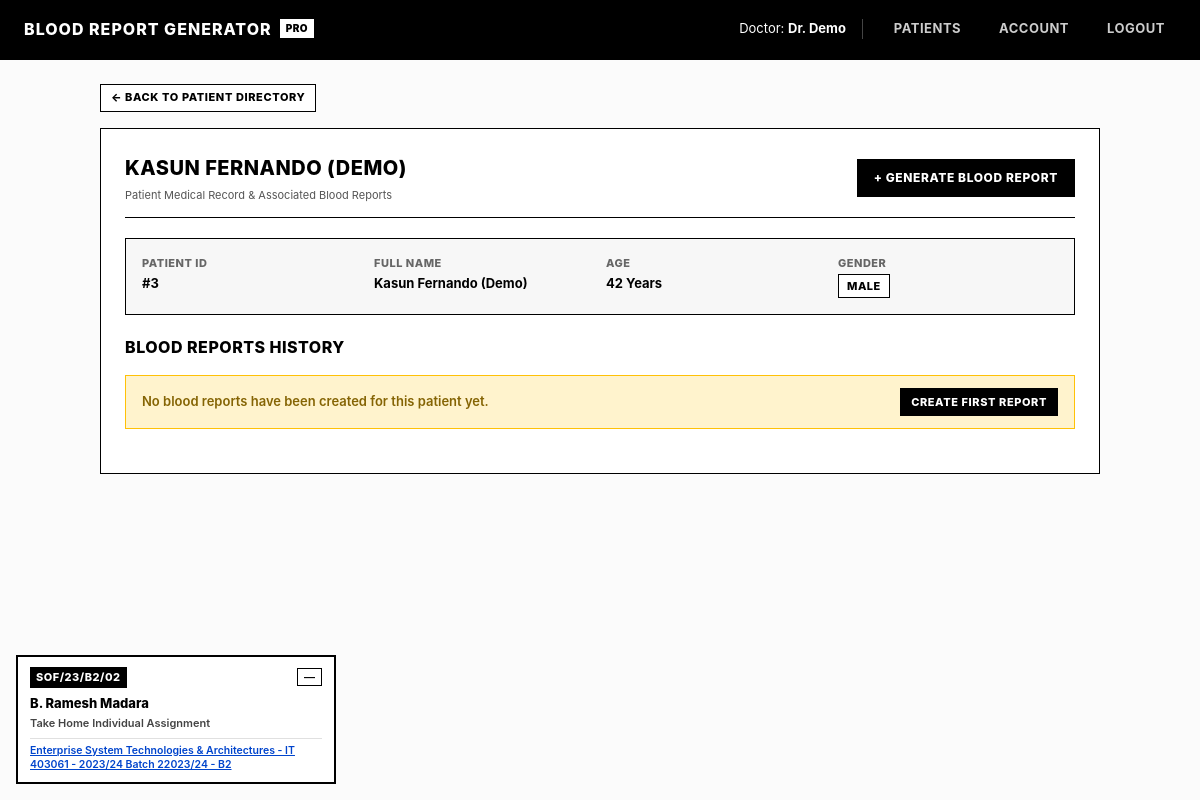
The app's page /index.php?action=patient_view&id=3 (signed in) with its own data.
### tables this page shows
CREATE TABLE IF NOT EXISTS patients (
    id INT AUTO_INCREMENT PRIMARY KEY,
    doctor_id INT NOT NULL,
    name VARCHAR(100) NOT NULL,
    age INT NOT NULL,
    gender VARCHAR(20) NOT NULL,
    FOREIGN KEY (doctor_id) REFERENCES doctors(id) ON DELETE CASCADE
);

### controller/PatientController.php (called while the page is built, shortened)
<?php
require_once __DIR__ . '/../model/PatientModel.php';
class PatientController
{
    private PatientModel $patientModel;
    private ReportModel $reportModel;
    public function __construct()
    {
        $this->patientModel = new PatientModel();
        $this->reportModel = new ReportModel();
    }
    private function ensureDoctorIsAuthenticated(): int
    {
        return (int)$_SESSION['doctor_id'];
    }
    public function view(): void
    {
        $doctorId = $this->ensureDoctorIsAuthenticated();
        $patientId = (int)($_GET['id'] ?? 0);
        $patient = $this->patientModel->getPatientByIdAndDoctorId($patientId, $doctorId);
        $reports = $this->reportModel->getReportsByPatientIdAndDoctorId($patientId, $doctorId);
        require __DIR__ . '/../view/patient_view.php';
    }
}

### model/Database.php (called while the page is built)
<?php
class Database
{
    private static ?PDO $connection = null;
    public static function getConnection(): PDO
    {
        if (self::$connection === null) {
            $dbHost = '127.0.0.1';
            $dbName = 'blood_report_system';
            $dbUser = 'root';
            $dbPassword = '';
            try {
                $connectionString = "mysql:host={$dbHost};dbname={$dbName};charset=utf8mb4";
                self::$connection = new PDO($connectionString, $dbUser, $dbPassword, [
                    PDO::ATTR_ERRMODE => PDO::ERRMODE_EXCEPTION,
                    PDO::ATTR_DEFAULT_FETCH_MODE => PDO::FETCH_ASSOC,
                    PDO::ATTR_EMULATE_PREPARES => false,
                ]);
            } catch (PDOException $dbError) {
                $serverConnectionString = "mysql:host={$dbHost};charset=utf8mb4";
                $setupConnection = new PDO($serverConnectionString, $dbUser, $dbPassword, [
                    PDO::ATTR_ERRMODE => PDO::ERRMODE_EXCEPTION,
                ]);
                $setupConnection->exec(file_get_contents(__DIR__ . '/../schema.sql'));
                $connectionString = "mysql:host={$dbHost};dbname={$dbName};charset=utf8mb4";
                self::$connection = new PDO($connectionString, $dbUser, $dbPassword, [
                    PDO::ATTR_ERRMODE => PDO::ERRMODE_EXCEPTION,
                    PDO::ATTR_DEFAULT_FETCH_MODE => PDO::FETCH_ASSOC,
                    PDO::ATTR_EMULATE_PREPARES => false,
                ]);
            }
        }
        return self::$connection;
    }
}

### model/PatientModel.php (called while the page is built, shortened)
<?php
require_once __DIR__ . '/Database.php';
class PatientModel
{
    private PDO $db;
    public function __construct()
    {
        $this->db = Database::getConnection();
    }
    public function getPatientByIdAndDoctorId(int $patientId, int $doctorId): ?array
    {
        $statement = $this->db->prepare("SELECT * FROM patients WHERE id = :id AND doctor_id = :doctor_id LIMIT 1");
        $statement->execute([
            ':id' => $patientId,
            ':doctor_id' => $doctorId,
        ]);
        $patient = $statement->fetch();
        return $patient ?: null;
    }
}

### view/patient_view.php (the view, shortened to what this page needs)
<?php require __DIR__ . '/header.php'; ?>
<div style="margin-bottom: 16px;">
    <a href="index.php?action=patients" class="button secondary button-small">&larr; Back to Patient Directory</a>
</div>
<div class="panel">
    <div class="panel-header">
        <div>
            <h2><?php echo htmlspecialchars($patient['name']); ?></h2>
            <div class="form-hint">Patient Medical Record & Associated Blood Reports</div>
        </div>
        <div class="button-group">
            <a href="index.php?action=report_create&patient_id=<?php echo urlencode($patient['id']); ?>" class="button">+ Generate Blood Report</a>
        </div>
    </div>
    <div class="info-card">
        <div class="info-grid">
            <div class="info-item">
                <span class="info-label">Patient ID</span>
                <span class="info-value">#<?php echo htmlspecialchars((string)$patient['id']); ?></span>
            </div>
            <div class="info-item">
                <span class="info-label">Full Name</span>
                <span class="info-value"><?php echo htmlspecialchars($patient['name']); ?></span>
            </div>
            <div class="info-item">
                <span class="info-label">Age</span>
                <span class="info-value"><?php echo htmlspecialchars((string)$patient['age']); ?> Years</span>
            </div>
            <div class="info-item">
                <span class="info-label">Gender</span>
                <span class="info-value"><span class="badge"><?php echo htmlspecialchars($patient['gender']); ?></span></span>
            </div>
        </div>
    </div>
    <h3>Blood Reports History</h3>
    <?php if (empty($reports)): ?>
        <div class="alert-warning" style="display: flex; justify-content: space-between; align-items: center;">
            <span>No blood reports have been created for this patient yet.</span>
            <a href="index.php?action=report_create&patient_id=<?php echo urlencode($patient['id']); ?>" class="button button-small">Create First Report</a>
        </div>
    <?php endif; ?>
</div>
<?php require __DIR__ . '/footer.php'; ?>

### view/header.php (style rules this page uses)
* { box-sizing: border-box; box-shadow: none !important; transition: none !important; animation: none !important; border-radius: 0 !important; }
body { font-family: -apple-system, BlinkMacSystemFont, "Segoe UI", Roboto, Arial, sans-serif; background-color: #fbfbfb; color: #000000; margin: 0; padding: 0; line-height: 1.5; font-size: 14px; }
.panel { border: 1px solid #000000; padding: 24px; margin-bottom: 24px; background-color: #ffffff; }
.panel-header { display: flex; justify-content: space-between; align-items: center; border-bottom: 1px solid #000000; padding-bottom: 14px; margin-bottom: 20px; }
.panel-header h2, .panel-header h3 { margin: 0; }
h1, h2, h3, h4 { margin-top: 0; color: #000000; font-weight: 800; letter-spacing: -0.2px; }
h2 { font-size: 20px; text-transform: uppercase; letter-spacing: 0.5px; }
h3 { font-size: 16px; text-transform: uppercase; letter-spacing: 0.5px; }
.form-hint { font-size: 11px; color: #555555; margin-top: 4px; display: block; }
.button { display: inline-flex; align-items: center; justify-content: center; height: 38px; padding: 0 16px; background-color: #000000; color: #ffffff; border: 1px solid #000000; text-decoration: none; font-size: 12px; font-weight: 800; text-transform: uppercase; letter-spacing: 0.6px; cursor: pointer; box-sizing: border-box; white-space: nowrap; }
.button.secondary { background-color: #ffffff; color: #000000; border: 1px solid #000000; }
.button-small { height: 28px; padding: 0 10px; font-size: 11px; }
.button-group { display: flex; gap: 8px; align-items: center; }
.badge { display: inline-block; padding: 3px 8px; font-size: 11px; font-weight: 800; text-transform: uppercase; letter-spacing: 0.5px; border: 1px solid #000000; background-color: #ffffff; color: #000000; white-space: nowrap; }
.alert-warning { border: 1px solid #ffc107; background-color: #fff3cd; color: #856404; padding: 12px 16px; margin-bottom: 20px; font-weight: 600; font-size: 13px; }
.info-card { background-color: #f7f7f7; border: 1px solid #000000; padding: 16px; margin-bottom: 20px; }
.info-grid { display: grid; grid-template-columns: repeat(auto-fit, minmax(200px, 1fr)); gap: 12px; }
.info-item { font-size: 13px; }
.info-label { font-size: 11px; text-transform: uppercase; font-weight: 800; color: #666666; letter-spacing: 0.5px; display: block; margin-bottom: 2px; }
.info-value { font-weight: 700; color: #000000; }

### records on screen
patients: name "KASUN FERNANDO (DEMO)", id "3", name "Kasun Fernando (Demo)", age "42", gender "MALE"

### other values on screen
$_SESSION['doctor_display_name'] "Dr. Demo"
